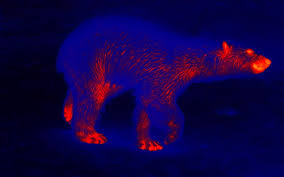
#> input picture images/thermal_image.jpg, 284 x 177 px, found by its file name
$ python log_transform.py
#> lines starting #> are read from the running program, lines starting #| are printed output that depends on the picture
import cv2
import numpy as np
import matplotlib.pyplot as plt

# read input image
image = cv2.imread(r'..\images\thermal_image.jpg')
#> image is the input picture: shape (177, 284, 3); mean B, G, R 69.2, 1.5, 17.1
image_rgb = cv2.cvtColor(image, cv2.COLOR_BGR2RGB).astype(np.float64)

# apply log transform
c = 255 / np.log(1 + np.max(image_rgb))
#> c = 45.99
log_transformed = c * np.log(1 + image_rgb)
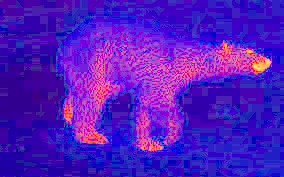
#> log_transformed: shape (177, 284, 3) float64; mean R, G, B 83.1, 25.9, 190.1
log_transformed = np.clip(log_transformed, 0, 255).astype(np.uint8)

# save enhanced image
log_transformed_bgr = cv2.cvtColor(log_transformed, cv2.COLOR_RGB2BGR)
cv2.imwrite(r'..\images\log_transformed.jpg', log_transformed_bgr)

# show both images
plt.figure(figsize=(10,5))
plt.subplot(1,2,1); plt.title('Original'); plt.imshow(image_rgb.astype(np.uint8)); plt.axis('off')
plt.subplot(1,2,2); plt.title('Log Transformed'); plt.imshow(log_transformed); plt.axis('off')
plt.show()
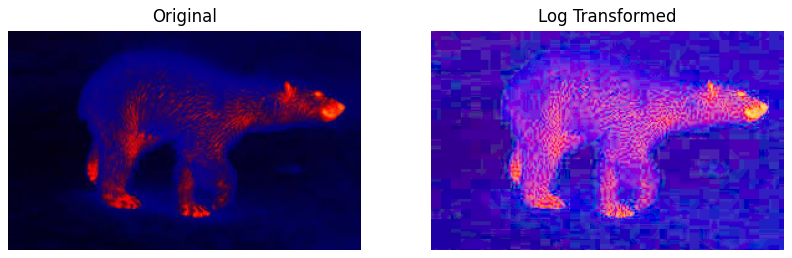
#> figure drawn by matplotlib, 2 panels
